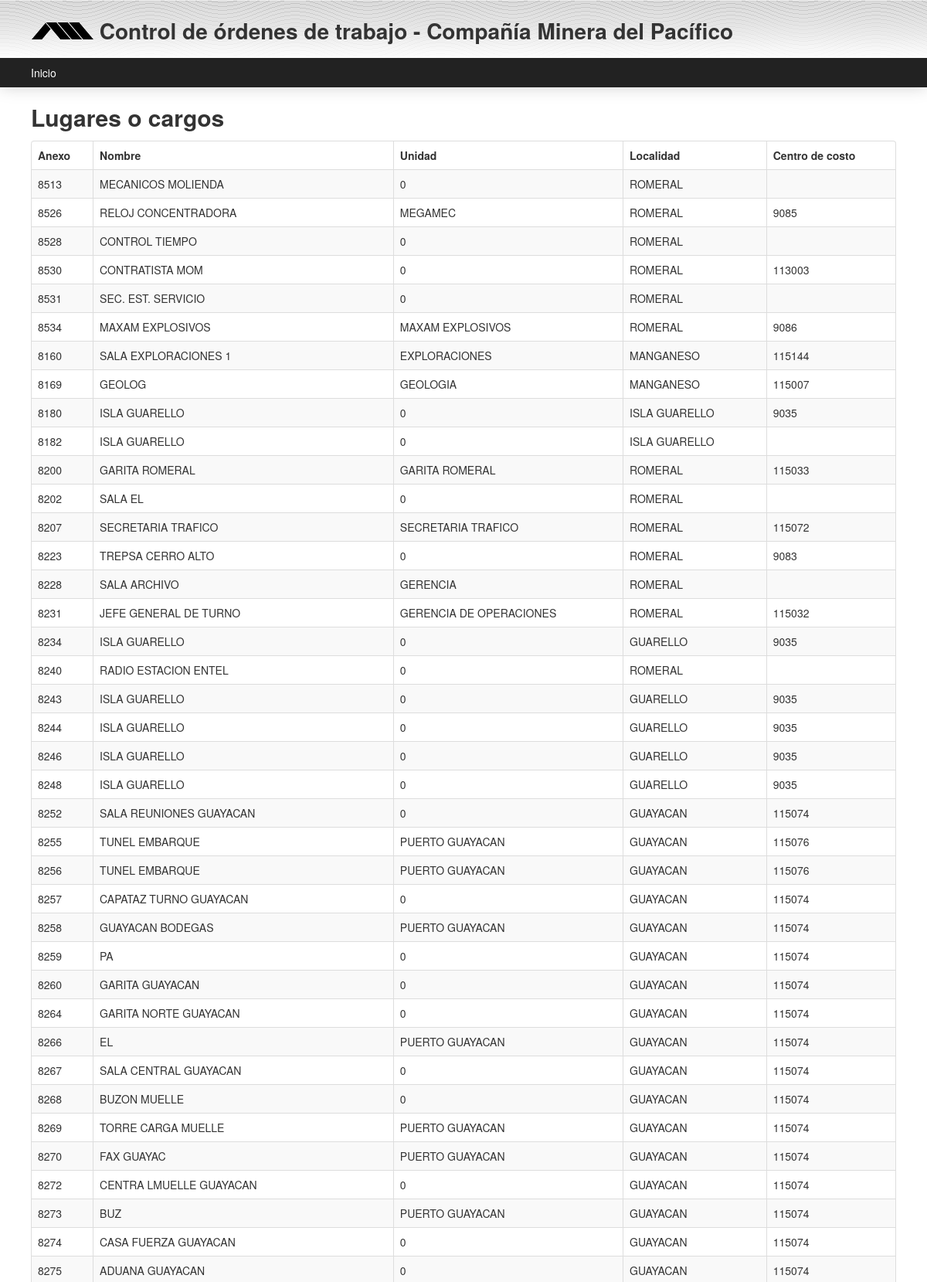
The page /cmp/guia/listar_lugaresycargos.php (upper part) on the database its author committed.
### tables this page shows
CREATE TABLE IF NOT EXISTS `guia_lugaresycargos` (
  `idguia_lugaresycargos` int(11) NOT NULL AUTO_INCREMENT,
  `anexo` int(11) DEFAULT NULL,
  `nombre` varchar(50) DEFAULT NULL,
  `unidad` varchar(45) DEFAULT NULL,
  `localidad` varchar(45) DEFAULT NULL,
  `centro_de_costo` int(11) DEFAULT NULL,
  PRIMARY KEY (`idguia_lugaresycargos`)
);

### cmp/guia/listar_lugaresycargos.php (the view, shortened to what this page needs)
<!DOCTYPE HTML PUBLIC "-//W3C//DTD HTML 4.01 Transitional//EN" "http://www.w3.org/TR/html4/loose.dtd">
<html>
<head>
  <?php include ("../include/head.php")?>
</head>
<body>
<div id="container">
<?php include ("../include/menu.php"); ?>
<div id="content">
<h2>Lugares o cargos</h2>
<?php
$sql= "SELECT `anexo`, `nombre`, `unidad`, `localidad`, `centro_de_costo`
       FROM `guia_lugaresycargos` " ;
$result = mysql_query($sql) or die(mysql_error());
$rows = mysql_num_rows($result);
?>
    <div style="overflow-x: auto; overflow-y: hidden;">
<?php
     if ( $rows == 0) : ?>
    <p>No se encontraron registros con los datos ingresados.</p>
<?php else : ?>
    <table id="tabla_lugares" class="ui-widget ui-widget-content table table-striped table-bordered">
      <thead class="ui-widget-header">
      <tr>
      	<th scope="col">Anexo</th>
		<th scope="col">Nombre</th>
		<th scope="col">Unidad</th>
		<th scope="col">Localidad</th>
		<th scope="col">Centro de costo</th>
      </tr>
      </thead>
      <tbody>
   <?php
     for ($i = 0; $i < $rows; $i++)
     $agenda[] = mysql_fetch_assoc($result);
   ?>
	    <?php for ($i = 0; $i < $rows; $i++): ?>
	<tr>
		    <td><?php echo $agenda[$i]['anexo']; ?></td>
	        <td><?php echo $agenda[$i]['nombre']; ?></td>
   	        <td><?php echo $agenda[$i]['unidad']; ?></td>
   	        <td><?php echo $agenda[$i]['localidad'] ?></td>
	        <td><?php echo $agenda[$i]['centro_de_costo'] ?></td>
    <?php
             endfor;
    ?>
      </tr>
      </tbody>
    </table>
<?php endif; ?>
    </div>
</div>
</div>
</body>
</html>

### cmp/css/global.css (style rules this page uses)
h2 { margin-bottom: 10px; }

### rows shown on the page
guia_lugaresycargos: anexo "8513", nombre "MECANICOS MOLIENDA", unidad "0", localidad "ROMERAL"
guia_lugaresycargos: anexo "8526", nombre "RELOJ CONCENTRADORA", unidad "MEGAMEC", localidad "ROMERAL", centro_de_costo "9085"
guia_lugaresycargos: anexo "8528", nombre "CONTROL TIEMPO", unidad "0", localidad "ROMERAL"
guia_lugaresycargos: anexo "8530", nombre "CONTRATISTA MOM", unidad "0", localidad "ROMERAL", centro_de_costo "113003"
guia_lugaresycargos: anexo "8531", nombre "SEC. EST. SERVICIO", unidad "0", localidad "ROMERAL"
guia_lugaresycargos: anexo "8534", nombre "MAXAM EXPLOSIVOS", unidad "MAXAM EXPLOSIVOS", localidad "ROMERAL", centro_de_costo "9086"
guia_lugaresycargos: anexo "8160", nombre "SALA EXPLORACIONES 1", unidad "EXPLORACIONES", localidad "MANGANESO", centro_de_costo "115144"
guia_lugaresycargos: anexo "8169", nombre "GEOLOG", unidad "GEOLOGIA", localidad "MANGANESO", centro_de_costo "115007"
guia_lugaresycargos: anexo "8180", nombre "ISLA GUARELLO", unidad "0", localidad "ISLA GUARELLO", centro_de_costo "9035"
guia_lugaresycargos: anexo "8182", nombre "ISLA GUARELLO", unidad "0", localidad "ISLA GUARELLO"
guia_lugaresycargos: anexo "8200", nombre "GARITA ROMERAL", unidad "GARITA ROMERAL", localidad "ROMERAL", centro_de_costo "115033"
guia_lugaresycargos: anexo "8202", nombre "SALA EL", unidad "0", localidad "ROMERAL"
guia_lugaresycargos: anexo "8207", nombre "SECRETARIA TRAFICO", unidad "SECRETARIA TRAFICO", localidad "ROMERAL", centro_de_costo "115072"
guia_lugaresycargos: anexo "8223", nombre "TREPSA CERRO ALTO", unidad "0", localidad "ROMERAL", centro_de_costo "9083"
guia_lugaresycargos: anexo "8228", nombre "SALA ARCHIVO", unidad "GERENCIA", localidad "ROMERAL"
guia_lugaresycargos: anexo "8231", nombre "JEFE GENERAL DE TURNO", unidad "GERENCIA DE OPERACIONES", localidad "ROMERAL", centro_de_costo "115032"
guia_lugaresycargos: anexo "8234", nombre "ISLA GUARELLO", unidad "0", localidad "GUARELLO", centro_de_costo "9035"
guia_lugaresycargos: anexo "8240", nombre "RADIO ESTACION ENTEL", unidad "0", localidad "ROMERAL"
guia_lugaresycargos: anexo "8243", nombre "ISLA GUARELLO", unidad "0", localidad "GUARELLO", centro_de_costo "9035"
guia_lugaresycargos: anexo "8244", nombre "ISLA GUARELLO", unidad "0", localidad "GUARELLO", centro_de_costo "9035"
guia_lugaresycargos: anexo "8246", nombre "ISLA GUARELLO", unidad "0", localidad "GUARELLO", centro_de_costo "9035"
guia_lugaresycargos: anexo "8248", nombre "ISLA GUARELLO", unidad "0", localidad "GUARELLO", centro_de_costo "9035"
guia_lugaresycargos: anexo "8252", nombre "SALA REUNIONES GUAYACAN", unidad "0", localidad "GUAYACAN", centro_de_costo "115074"
guia_lugaresycargos: anexo "8255", nombre "TUNEL EMBARQUE", unidad "PUERTO GUAYACAN", localidad "GUAYACAN", centro_de_costo "115076"
guia_lugaresycargos: anexo "8256", nombre "TUNEL EMBARQUE", unidad "PUERTO GUAYACAN", localidad "GUAYACAN", centro_de_costo "115076"
guia_lugaresycargos: anexo "8257", nombre "CAPATAZ TURNO GUAYACAN", unidad "0", localidad "GUAYACAN", centro_de_costo "115074"
guia_lugaresycargos: anexo "8258", nombre "GUAYACAN BODEGAS", unidad "PUERTO GUAYACAN", localidad "GUAYACAN", centro_de_costo "115074"
guia_lugaresycargos: anexo "8259", nombre "PA", unidad "0", localidad "GUAYACAN", centro_de_costo "115074"
guia_lugaresycargos: anexo "8260", nombre "GARITA GUAYACAN", unidad "0", localidad "GUAYACAN", centro_de_costo "115074"
guia_lugaresycargos: anexo "8264", nombre "GARITA NORTE GUAYACAN", unidad "0", localidad "GUAYACAN", centro_de_costo "115074"
guia_lugaresycargos: anexo "8266", nombre "EL", unidad "PUERTO GUAYACAN", localidad "GUAYACAN", centro_de_costo "115074"
guia_lugaresycargos: anexo "8267", nombre "SALA CENTRAL GUAYACAN", unidad "0", localidad "GUAYACAN", centro_de_costo "115074"
guia_lugaresycargos: anexo "8268", nombre "BUZON MUELLE", unidad "0", localidad "GUAYACAN", centro_de_costo "115074"
guia_lugaresycargos: anexo "8269", nombre "TORRE CARGA MUELLE", unidad "PUERTO GUAYACAN", localidad "GUAYACAN", centro_de_costo "115074"
guia_lugaresycargos: anexo "8270", nombre "FAX GUAYAC", unidad "PUERTO GUAYACAN", localidad "GUAYACAN", centro_de_costo "115074"
guia_lugaresycargos: anexo "8272", nombre "CENTRA LMUELLE GUAYACAN", unidad "0", localidad "GUAYACAN", centro_de_costo "115074"
guia_lugaresycargos: anexo "8273", nombre "BUZ", unidad "PUERTO GUAYACAN", localidad "GUAYACAN", centro_de_costo "115074"
guia_lugaresycargos: anexo "8274", nombre "CASA FUERZA GUAYACAN", unidad "0", localidad "GUAYACAN", centro_de_costo "115074"
guia_lugaresycargos: anexo "8275", nombre "ADUANA GUAYACAN", unidad "0", localidad "GUAYACAN", centro_de_costo "115074"
